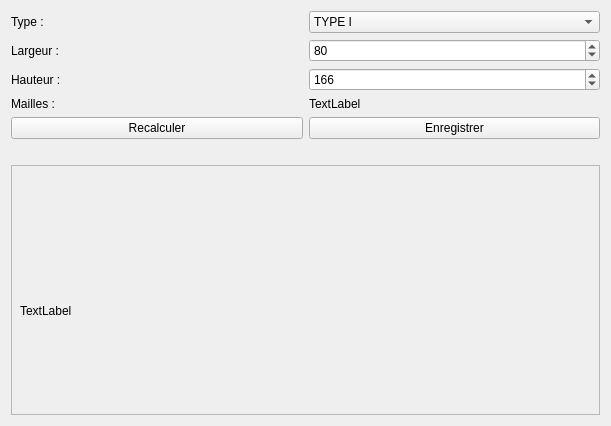
<?xml version="1.0" encoding="UTF-8"?>
<ui version="4.0">
 <class>Widget</class>
 <widget class="QWidget" name="Widget">
  <property name="geometry">
   <rect>
    <x>0</x>
    <y>0</y>
    <width>611</width>
    <height>426</height>
   </rect>
  </property>
  <property name="windowTitle">
   <string>Widget</string>
  </property>
  <layout class="QGridLayout" name="gridLayout_2">
   <item row="0" column="0">
    <layout class="QVBoxLayout" name="verticalLayout">
     <item>
      <layout class="QGridLayout" name="gridLayout">
       <item row="2" column="1">
        <widget class="QSpinBox" name="spinBox_2">
         <property name="maximum">
          <number>200</number>
         </property>
         <property name="value">
          <number>166</number>
         </property>
        </widget>
       </item>
       <item row="1" column="0">
        <widget class="QLabel" name="label">
         <property name="text">
          <string>Largeur :</string>
         </property>
        </widget>
       </item>
       <item row="3" column="1">
        <widget class="QLabel" name="label_4">
         <property name="text">
          <string>TextLabel</string>
         </property>
        </widget>
       </item>
       <item row="2" column="0">
        <widget class="QLabel" name="label_2">
         <property name="text">
          <string>Hauteur :</string>
         </property>
        </widget>
       </item>
       <item row="1" column="1">
        <widget class="QSpinBox" name="spinBox">
         <property name="maximum">
          <number>200</number>
         </property>
         <property name="value">
          <number>80</number>
         </property>
        </widget>
       </item>
       <item row="4" column="1">
        <widget class="QPushButton" name="pushButton_2">
         <property name="text">
          <string>Enregistrer</string>
         </property>
        </widget>
       </item>
       <item row="4" column="0">
        <widget class="QPushButton" name="pushButton">
         <property name="text">
          <string>Recalculer</string>
         </property>
        </widget>
       </item>
       <item row="3" column="0">
        <widget class="QLabel" name="label_3">
         <property name="text">
          <string>Mailles :</string>
         </property>
        </widget>
       </item>
       <item row="0" column="0">
        <widget class="QLabel" name="label_6">
         <property name="text">
          <string>Type :</string>
         </property>
        </widget>
       </item>
       <item row="0" column="1">
        <widget class="QComboBox" name="comboBox">
         <item>
          <property name="text">
           <string>TYPE I</string>
          </property>
         </item>
         <item>
          <property name="text">
           <string>TYPE II</string>
          </property>
         </item>
         <item>
          <property name="text">
           <string>TYPE III</string>
          </property>
         </item>
         <item>
          <property name="text">
           <string>TYPE IV</string>
          </property>
         </item>
         <item>
          <property name="text">
           <string>TYPE V</string>
          </property>
         </item>
         <item>
          <property name="text">
           <string>TYPE VI</string>
          </property>
         </item>
        </widget>
       </item>
      </layout>
     </item>
     <item>
      <widget class="QLabel" name="label_7">
       <property name="text">
        <string/>
       </property>
      </widget>
     </item>
     <item>
      <widget class="QScrollArea" name="scrollArea">
       <property name="widgetResizable">
        <bool>true</bool>
       </property>
       <widget class="QWidget" name="scrollAreaWidgetContents">
        <property name="geometry">
         <rect>
          <x>0</x>
          <y>0</y>
          <width>589</width>
          <height>248</height>
         </rect>
        </property>
        <widget class="QLabel" name="label_5">
         <property name="geometry">
          <rect>
           <x>8</x>
           <y>4</y>
           <width>571</width>
           <height>281</height>
          </rect>
         </property>
         <property name="text">
          <string>TextLabel</string>
         </property>
        </widget>
       </widget>
      </widget>
     </item>
    </layout>
   </item>
  </layout>
 </widget>
 <layoutdefault spacing="6" margin="11"/>
 <resources/>
 <connections/>
</ui>
